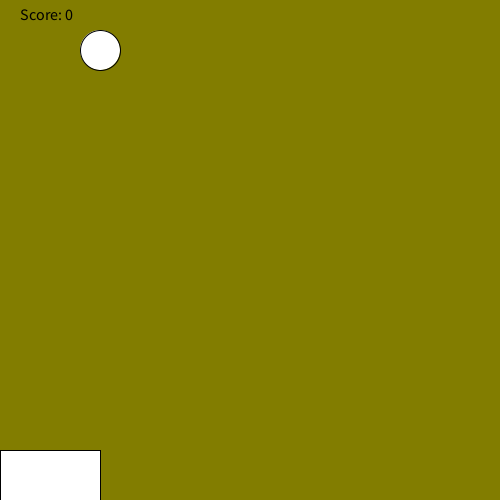
Frame 1 (no input)
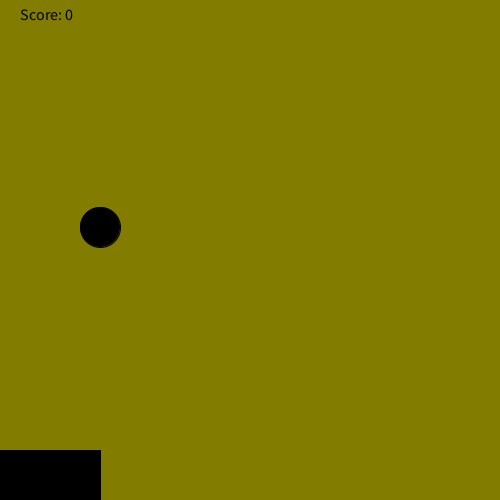
Frame 60 (the mouse pressed at the canvas centre just before this capture)
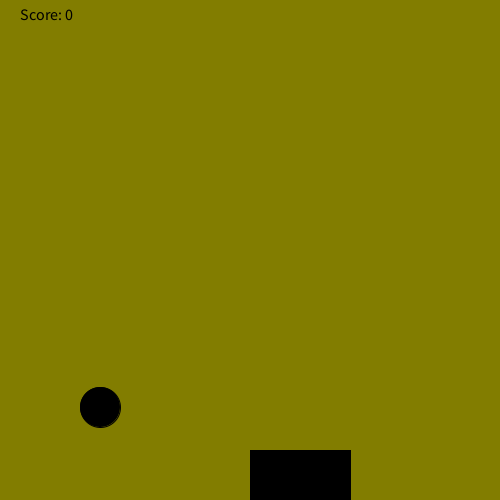
Frame 120 (the mouse held since frame 60 and released just before this capture)

The Processing sketch that drew these frames (run headless with seeded random() and noise(); from frame 60 on, the mouse is pressed at the canvas centre):

// Processing sketch: RainGame
// ── RainGame.pde
/*
 *    Copyright (c) The League of Amazing Programmers 2013-2021
 *    Level 1
 */
 
/** This program makes a game where the user has to catch rain drops in a bucket
 */


int score = 0;
int bucketWidth = 100;
int bucketHeight;
PImage bucket;
int y= 50;
int x = 100;
int s = 40;

// The setup method is run once when the program starts

void setup() {

  //Set your canvas size
  size(500,500);
  
  //If you are using an image for the bucket, load it and resize it here.
  // A bucket image -  bucket.png - has been provided if you want to use it.

}

// The draw method runs continuously (in a loop) until the program ends
void draw() {


  // Draw a raindrop (ellipse) at the top of the screen
    
    background(130,125,0);
   
  ellipse(x,y,s, s);
 y=y+3;
  
  
   if(height < y) {  
     checkCatch(x);
        x = (int)random(0,450);
        y = 0; 
        }
 
    
    
     
  // Make the rain fall down the screen.
  // Hint: make a variable for the raindrop's Y position and change it after you
  // draw the raindrop

  
  // When the rain falls off the bottom of the canvas, 
  // start a new rain drop falling from the top.


       int randomNumber = (int) random(width);
       
       rect(mouseX,450,bucketWidth,200);
      
 
  // Each new drop should start at a random position (X position) at the top. 
  // Hint: This code will give you a random number between 0 and the width of your sketch.
  
  
  
  // Draw a bucket (rectangle or image) at the bottom of the screen. 
  // The bucket's width needs to be stored in the bucketWidth variable.
  
  
  // Make the bucket move side-to-side with the mouse. Hint: use mouseX
  
  
  // When the rain drop has fallen to the bucket, call the checkCatch method
  //  to see if the rain drop is in the bucket.
  
 
 //This code will display the score on the screen. 
 // Change the color if it does not show up on your background.
    fill(0, 0, 0);
    textSize(16);
    text("Score: " + score, 20, 20);
}


// DO NOT CHANGE THIS METHOD - CALL IT FROM THE DRAW METHOD 
    void checkCatch(int x){
         if (x > mouseX && x < mouseX+bucketWidth)
            score++;
         else if (score > 0) 
            score--;
        println("Your score is now: " + score);
    }
